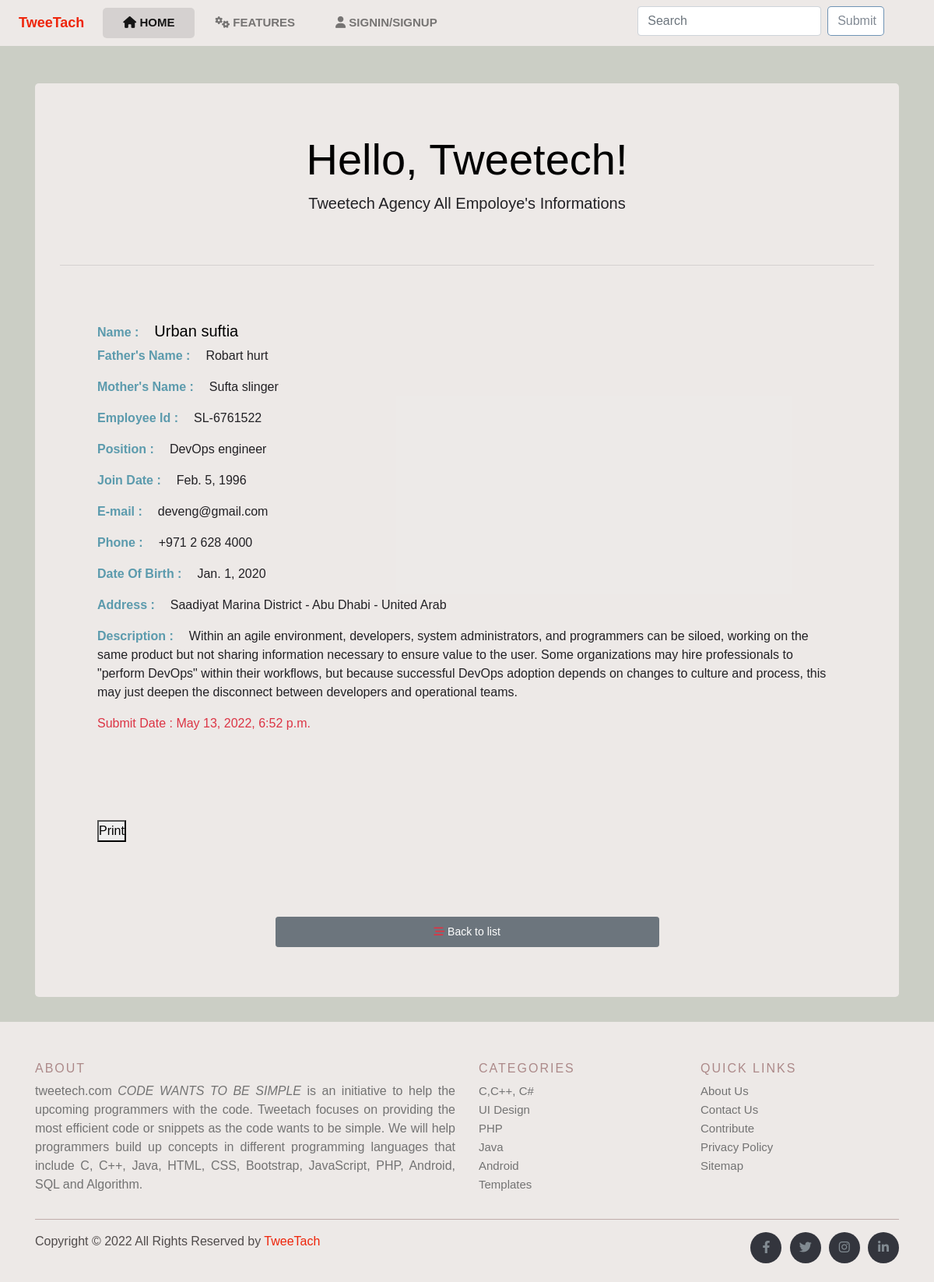
Page /view/4/ on the committed database.
### employee/models.py (models this page shows, shortened)
class Employee(models.Model):
    full_name = models.CharField(max_length=100)
    fathers_name = models.CharField(max_length=100, null=True, blank=True)
    mothers_name = models.CharField(max_length=100, null=True, blank=True)
    emp_id = models.CharField(max_length=20,null=True, blank=True)
    position = models.ForeignKey(Position,on_delete= models.CASCADE, null=True, blank=True)
    join_date = models.DateField(null=True, blank=True,)
    phone = models.CharField(max_length=15, null=True, blank=True)
    email = models.CharField(max_length=255,null=True, blank=True)
    gender = models.ForeignKey(Gender,on_delete= models.CASCADE, null=True, blank=True)
    date_of_birth = models.DateField(null=True, blank=True)
    address = models.CharField(max_length=5000, null=True, blank=True)
    description = models.TextField(max_length=5000,null=True, blank=True )
    date = models.DateTimeField(auto_now_add=True)

class Position(models.Model):
    title = models.CharField(max_length=100, null=True, blank=True)
    def __str__(self):
        return self.title

### employee/views.py (the view)
# urls.py: path("view/<int:pk>/", views.employee_info_view, name ="views_info"),
def employee_info_view(request, pk):
    show = get_object_or_404(Employee, pk=pk)
    return render (request, "employee/view.html",{
        "show": show
    })

### employee/templates/employee/view.html
{% extends "base.html" %}
{% block content%}
<body class="bodys">
    <div class="container">
        <div class="mt-5">
            <div class="jumbotron form-bodys">
                <h1 class="display-4 text-center font-weidth-bold">Hello, Tweetech!</h1>
                <p class="lead  text-center">Tweetech Agency All Empoloye's Informations</p>
                <br>
                <hr class="my-4">
                <div class="container text-black p-5 ">
                    <h5> <strong class="label-custrom-in-view">Name :</strong>{{show.full_name}}</h5>
                    <p> <strong class="label-custrom-in-view">Father's Name :</strong>{{show.fathers_name}}</p>
                    <p> <strong class="label-custrom-in-view">Mother's Name :</strong>{{show.mothers_name}}</p>
                    <p> <strong class="label-custrom-in-view">Employee Id :</strong>{{show.emp_id}}</p>
                    <p> <strong class="label-custrom-in-view">Position :</strong>{{show.position}}</p>
                    <p> <strong class="label-custrom-in-view">Join Date :</strong>{{show.join_date}}</p>
                    <p> <strong class="label-custrom-in-view">E-mail :</strong>{{show.email}}</p>
                    <p> <strong class="label-custrom-in-view">Phone :</strong>{{show.phone}}</p>
                    <p> <strong class="label-custrom-in-view">Date Of Birth :</strong>{{show.date_of_birth}}</p>
                    <p> <strong class="label-custrom-in-view">Address :</strong>{{show.address}}</p>
                    <p> <strong class="label-custrom-in-view">Description :</strong>{{show.description}}</p>
                    <p class="text-danger"> Submit Date : {{show.date}}</p>
                    <br><br>
                    <button class="mt-5" onclick="window.print()">Print</button>
                </div>
                <div class="container edit-container">
                    <a href="{% url 'employee_info_list_insert' %}" class=" mt-5 p-2 btn btn-secondary btn-sm btn-block"><i
                            class="fas fa-stream text-danger"></i> Back to list</a>
                </div>
            </div>
        </div>
    </div>
{% endblock content%}

### static/css/style.css (style rules this page uses)
*, *::before, *::after { margin: 0; padding: 0; box-sizing: border-box }
body { font-family: 'IBM Plex Sans Thai Looped', sans-serif; }
.bodys { background: rgb(192 195 184 / 81%); }
.label-custrom-in-view { padding-right: 20px; font-family: Arial, Helvetica, sans-serif; font-size: 16px; color: rgba(42, 127, 153, 0.747); }
p { font-family: Arial, Helvetica, sans-serif; font-size: 16px; color: rgb(34, 33, 37); }
.form-bodys { color: rgb(0, 0, 0); background: rgba(247, 242, 242, 0.767) !important; }
.edit-container { width: 50% !important; }

### static/css/login.css (style rules this page uses)
body { height: 100%; background-color: rgb(192 195 184 / 81%); }

### rows in the picture
Employee: full_name "Urban suftia", fathers_name "Robart hurt", mothers_name "Sufta slinger", emp_id "SL-6761522", position "DevOps engineer", join_date "Feb. 5, 1996", email "deveng@gmail.com", phone "+971 2 628 4000", date_of_birth "Jan. 1, 2020", address "Saadiyat Marina District - Abu Dhabi - United Arab", description "Within an agile environment, developers, system administrators, and programmers can be siloed, working on the same product but not sharing information necessary to ensure value to the user. Some organizations may hire professionals to \"perform DevOps\" within their workflows, but because successful DevOps adoption depends on changes to culture and process, this may just deepen the disconnect between developers and operational teams.", date "May 13, 2022, 6:52 p.m."
